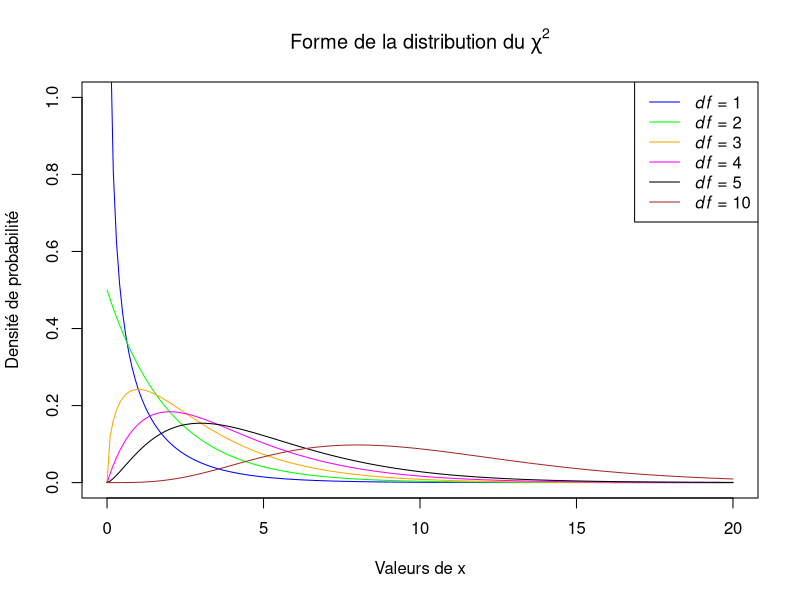

Recreate this plot in R.
## ---- chunk 1
library(knitr)
library(kableExtra)

freqs <- matrix(data = c(139, 146, 117, 98, 500), nrow = 1, ncol = 5)

df.freqs <- as.data.frame(freqs)
colnames(df.freqs) <- c("À pied", "Transport en commun", "Vélo", "Voiture", "TOTAL")

freq.data <- freqs[,1:4]
f.hat <- sum(freq.data)/4
chi2 <- ((freq.data[1] - f.hat)^2)/f.hat + ((freq.data[2] - f.hat)^2)/f.hat + ((freq.data[3] - f.hat)^2)/f.hat + ((freq.data[4] - f.hat)^2)/f.hat

# Generate the table with custom styling for merged cells
kable(df.freqs, 
      row.names = FALSE, 
      caption = "Habitudes d'utilisation de différents modes de transports dans un échantillon de 500 individus à la TÉLUQ.",
      "html", booktabs = TRUE, escape = FALSE, align = "c") %>% 
  kable_styling(latex_options = c("hold_position"))

## ---- chunk 2
##appearance of the distribution
x <- seq(from=0, to=20, by=0.1)

##compute density for given df
chivals.1 <- dchisq(x=x, df=1)
chivals.2 <- dchisq(x=x, df=2)
chivals.3 <- dchisq(x=x, df=3)
chivals.4 <- dchisq(x=x, df=4)
chivals.5 <- dchisq(x=x, df=5)
chivals.10 <- dchisq(x=x, df=10)

##plot density
plot(chivals.1 ~ x, ylab="Densité de probabilité", xlab="Valeurs de x",
  ylim=c(0, 1), type="n", main=expression(paste("Forme de la distribution du ", chi^2)))

lines(y=chivals.1, x=x, col="blue")
lines(y=chivals.2, x=x, col="green")
lines(y=chivals.3, x=x, col="orange")
lines(y=chivals.4, x=x, col="magenta")
lines(y=chivals.5, x=x, col="black")
lines(y=chivals.10, x=x, col="brown")

##add legend
legend(x="topright", legend=c(expression(paste(italic(df), " = 1")),
expression(paste(italic(df), " = 2")),
expression(paste(italic(df), " = 3")),
expression(paste(italic(df), " = 4")),
expression(paste(italic(df), " = 5")),
expression(paste(italic(df), " = 10"))),
lty=1, col=c("blue", "green", "orange", "magenta", "black", "brown"))
## ---- chunk 3
##on détermine la probabilité cumulative
1 - pchisq(q = 11.44, df = 3, lower.tail = TRUE)
##même chose avec lower.tail = FALSE
pchisq(q = 11.44, df = 3, lower.tail = FALSE)
## ---- chunk 4
##on crée un vecteur de fréquences
ratio <- c(139, 146, 117, 98)

##on peut ajouter les étiquettes (optionnel)
names(ratio) <- c("À Pied", "Transport en commun", 
                  "Vélo", "Voiture")
ratio

##on effectue le khi carré
out <- chisq.test(x = ratio, p = c(0.25, 0.25, 0.25, 0.25))
out
## ---- chunk 5
##on extrait les résidus de Pearson des résultats du test
out$residuals
## ---- chunk 6
##moose data
moose.data <- data.frame(Habitat = c("jeune coupe forestière", "vieille coupe forestière",
                           "marais et étang", "forêt non-coupée"),
                         Disponibilité = c(0.340, 0.101, 0.104, 0.455),
                         Fréquence = c(25, 22, 30, 40))

# Generate the table with custom styling for merged cells
kable(moose.data, 
      row.names = FALSE, 
      caption = "Sélection d'habitat par des Orignaux selon la disponibilité d'habitat dans une aire d'étude.",
      "html", booktabs = TRUE, escape = FALSE, align = "c") %>% 
  kable_styling(latex_options = c("hold_position"))
## ---- chunk 7
##on crée un vecteur de fréquences
select <- c(25, 22, 30, 40)
##on ajoute les noms des habitats
names(select) <- c("jeune_coupe", "vieille_coupe", "marais_et_etang", "foret_non_coupee")
##on effectue le test du khi carré
##important de spécifier les bonnes valeurs pour H0
out.select <- chisq.test(select, p = c(0.340, 0.101, 0.104, 0.455))
out.select
## ---- chunk 8
##on extrait les résidus de Pearson des résultats du test
out.select$residuals
## ---- chunk 9
##on crée une matrice avec les fréquences
freq.fleurs <- matrix(data = c(84, 16), nrow = 1)

##on indique H0
H0.prop <- c(0.75, 0.25)

##on effectue le test du khi carré
khi2 <- chisq.test(x = freq.fleurs, p = H0.prop)
khi2
## ---- chunk 10
##khi carré original
khi.orig <- sum(((khi2$observed - khi2$expected)^2)/
                khi2$expected)
khi.orig

##khi carré corrigé pour continuité
khi.corr <- sum(((abs(khi2$observed - khi2$expected) - 0.5)^2)/
                khi2$expected)
khi.corr
## P-value du khi carré corrigé
P<- pchisq(khi.corr, df = 1, lower.tail = FALSE)
P
## ---- chunk 11
freq_obs <- matrix(data = c(38, 11, 14, 51), nrow = 2, ncol = 2,
                   byrow = TRUE)
colnames(freq_obs) <- c("Pâle", "Foncé")
rownames(freq_obs) <- c("Bleu", "Brun")

kable(freq_obs, 
      caption = "Tableau de contingence selon la couleur des cheveux et des yeux.",
      "html", booktabs = TRUE, escape = FALSE, align = "c") %>% 
  kable_styling(latex_options = c("hold_position"))
## ---- chunk 12
df <- data.frame(
  Col1 = c("", "Bleu", "Brun", "**Somme des colonnes**"),
  Col2 = c("Pâle", "38 (22.35)", "14 (29.65)", "52"),
  Col3 = c("Foncé", "11 (26.65)", "51 (35.35)", "62"),
  Col4 = c("**Somme des rangées**", "49", "65", "114")
  )

# Generate the table with custom styling for merged cells
kable(df, 
      col.names = NULL, 
      row.names = FALSE, 
      caption = "Fréquences observées et théoriques (entre parenthèses) et totaux marginaux selon la couleur des cheveux et des yeux.",
      "html", booktabs = TRUE, escape = FALSE, align = "c") %>% 
  kable_styling(latex_options = c("hold_position"))
## ---- chunk 13
##on assemble les données dans une matrice
freq.obs <- matrix(data = c(38, 11, 14, 51), nrow = 2, 
                   ncol = 2, byrow = TRUE)

##on ajoute des étiquettes aux colonnes et rangées 
##ceci est facultatif
colnames(freq.obs) <- c("Pale", "Fonce")
rownames(freq.obs) <- c("Bleu", "Brun")

##analyse sans correction pour continuité
out.tab <- chisq.test(x = freq.obs, correct = FALSE)
out.tab
##analyse avec correction pour continuité
out.tab.corr <- chisq.test(x = freq.obs, correct = TRUE)
out.tab.corr
## ---- chunk 14
##on extrait les résidus de Pearson des résultats du test
out.tab.corr$residuals
## ---- chunk 15
surv <- matrix(data = c(60, 200, 60, 200), 
               nrow = 2, ncol = 2, byrow = TRUE)
colnames(surv) <- c("Témoin", "Traitement")
rownames(surv) <- c("Vivant", "Mort")

kable(surv, 
      caption = "Effet d'un traitement sur la survie d'individus.",
      "html", booktabs = TRUE, escape = FALSE, align = "c") %>% 
  kable_styling(full_width = F, position = "c") %>% 
  column_spec(1, width = '5em') %>% 
  column_spec(2, width = '5em') %>% 
  column_spec(3, width = '5em')
## ---- chunk 16
surv.males <- matrix(data = c(14, 60, 46, 10), 
               nrow = 2, ncol = 2, byrow = TRUE)
colnames(surv.males) <- c("Témoin", "Traitement")
rownames(surv.males) <- c("Vivant", "Mort")

kable(surv.males, 
      caption = "Effet d'un traitement sur la survie des mâles.",
      "html", booktabs = TRUE, escape = FALSE) %>% 
  kable_styling(full_width = F, position = "center") %>% 
  column_spec(1, width = '5em') %>% 
  column_spec(2, width = '5em') %>% 
  column_spec(3, width = '5em')
## ---- chunk 17
surv.females <- matrix(data = c(46, 140, 14, 190), 
               nrow = 2, ncol = 2, byrow = TRUE)
colnames(surv.females) <- c("Témoin", "Traitement")
rownames(surv.females) <- c("Vivant", "Mort")

kable(surv.females, 
      caption = "Effet d'un traitement sur la survie des femelles.",
      "html", booktabs = TRUE, escape = FALSE) %>% 
  kable_styling(full_width = F, position = "center") %>% 
  column_spec(1, width = '5em') %>% 
  column_spec(2, width = '5em') %>% 
  column_spec(3, width = '5em')
## ---- chunk 18
##raw data
library(xtable) # Allows the creation and the format of the contingency table - Y. Claveau

data.cars <- matrix(data = c(125, 223, 62, 180,
                      175, 77, 238, 120), nrow = 2, ncol = 4, byrow = TRUE)
colnames(data.cars) <- c("A", "B", "C", "D")
rownames(data.cars) <- c("Domestique", "Importé")

kable(data.cars, 
      caption = "Tableau de données des fréquences pour chaque type de véhicule (importé ou domestique) dans les quatre arrondissements (A, B, C, D).",
      "html", booktabs = TRUE, escape = FALSE) %>% 
  kable_styling(full_width = F, position = "center")
## ---- chunk 19
##matrice
autos <- matrix(data = c(125, 223, 62, 180, 
                      175, 77, 238, 120), nrow = 2, ncol = 4, byrow = TRUE)
##on peut ajouter les étiquettes
colnames(autos) <- c("A", "B", "C", "D")
rownames(autos) <- c("Domestique", "Importe")
##visualisons le tout
autos
## ---- chunk 20
out.autos <- chisq.test(x=autos) 
## ---- chunk 21
##on extrait les résidus de Pearson des résultats du test
out.autos$residuals
## ---- chunk 22
out.autos$observed-out.autos$expected
